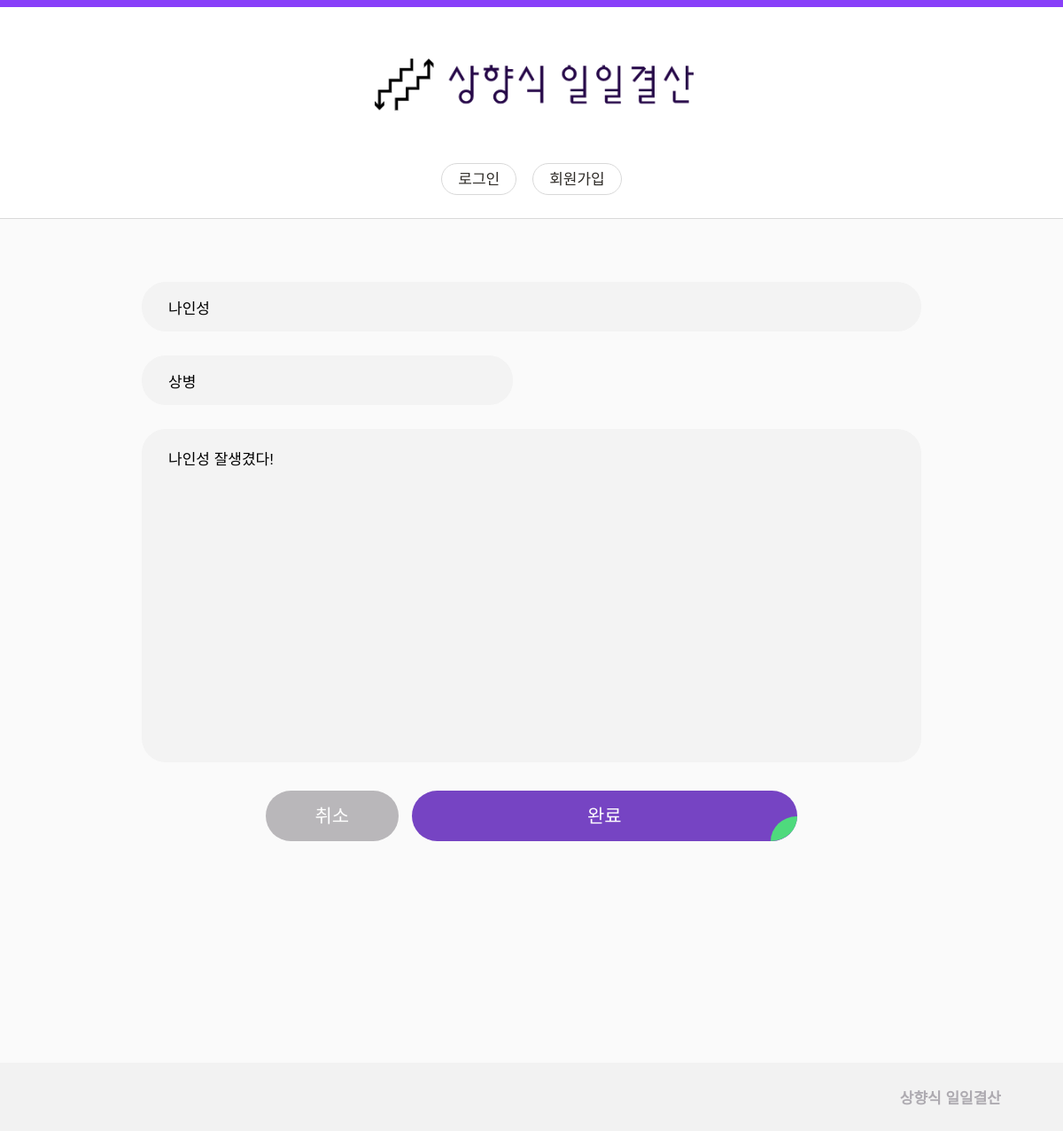
Screenshot of /posts/2/edit/ with the database file from the repository.
### podomarket/models.py (models this page shows, shortened)
class Post(models.Model):
    dt_created = models.DateTimeField(auto_now_add=True)
    dt_updated = models.DateTimeField(auto_now=True)
    author = models.ForeignKey(User,on_delete=models.SET_NULL,null=True)
    platoon_member = models.CharField(max_length=10)
    platoon_member_rank = models.CharField(max_length=2,unique=False,null=True,validators=[include_rank])
    content = models.TextField(null=True)

### podomarket/views.py (the view, shortened to what this page needs)
# urls.py: path('posts/<int:post_id>/edit/', views.PostUpdateView.as_view(), name='post-update'),
class PostUpdateView(UpdateView):
    model = Post
    form_class = PostForm
    template_name = 'podomarket/post_form.html'
    pk_url_kwarg = 'post_id'

### podomarket/forms.py
class PostForm(forms.ModelForm):
    class Meta:
        model = Post
        fields = [
            'platoon_member',
            'platoon_member_rank',
            'content',
        ]

### podomarket/templates/podomarket/post_form.html (shortened to what this page needs)
{% extends "podomarket_base/base_with_navbar.html" %}
{% load widget_tweaks %}
{% block content %}
<form class="post-form" method="post" autocomplete="off" enctype="multipart/form-data">
  <div class="title">
    {{ form.platoon_member|add_class:"podo-input"|add_error_class:"error"|attr:"placeholder:소대원" }}
  </div>
  <div class="price">
    {{ form.platoon_member_rank|add_class:"podo-input"|add_error_class:"error"|attr:"placeholder:계급" }}
  </div>
  <div class="detail">
    {{ form.content|add_class:"podo-input"|add_error_class:"error"|attr:"placeholder:상세 정보" }}
    </div>
  <div class="buttons">
    <a class="podo-button large secondary cancel" href="{% if post %}{% url 'post-detail' post.id %}{% else %}{% url 'index' %}{% endif %}">취소</a>
    <button class="podo-button large primary submit" type="submit">완료</button>
  </div>
</form>
{% endblock content %}

### podomarket/static/podomarket/styles/style.css (style rules this page uses)
:root { --text: #403a45; --border: #979797; --light-border: #e3e1dc; --max-post-width: 880px; --max-content-width: 1060px; --body-background: #fafafa; --site-header-background: #ffffff; --site-body-border-top: #883ff9; --site-header-border-bottom: #d9d9d9; --site-header-user-menu-hover: #7644c3; --site-header-guest-menu: #d9d9d9; --site-foooter: #adaab0; --site-footer-background: #f2f2f2; --post-list-meta: #706e6c; --post-list-pagination: #ffffff; --post-list-pagination-background: #7644c3; --post-detail-date: #706e6c; --post-sold: #b9b7ba; --profile-pic-placeholder: #f3f3f3; --post-status: #ffffff; --post-status-background: #b9b7ba; }
* { box-sizing: border-box; }
body { display: flex; flex-direction: column; min-height: 100vh; margin: 0; color: var(--text); font-size: 17px; word-break: keep-all; background-color: var(--body-background); }
body.with-border { border-top: 8px solid var(--site-body-border-top); }
.post-form { display: grid; width: 100%; max-width: var(--max-post-width); margin: 71px auto 250px; grid-template-columns: repeat(2, 1fr); gap: 27px 43px; }
.post-form > .title, .post-form > .detail, .post-form > .file, .post-form > .is-sold, .post-form > .buttons { grid-column: span 2; }
.post-form .price, .post-form .condition { grid-column: span 1; }
.post-form .buttons { display: flex; max-width: 600px; width: 100%; margin: 0 auto; }
.post-form .buttons > .cancel { flex-grow: 1; margin-right: 15px; }
.post-form .buttons > .submit { flex-grow: 6; }

### podomarket/static/podomarket/styles/theme.css (style rules this page uses)
* { font-family: 'Spoqa Han Sans Neo', sans-serif; }
:root { --text: #2f2c28; --link: #7644c3; --button: #fff; --button-background: #7644c3; --button-decoration: #4eda7d; --button-hover-background: #9264d8; --button-hover-decoration: #89efab; --button-negative-background: #d62f50; --button-negative-hover: #fcd3d3; --button-secondary-background: #b9b7ba; --button-secondary-hover: #e0e0e0; --button-purple: #552899; --button-purple-background: #e4d4fa; --button-darkpurple-background: #552899; --button-darkgray-background: #c6c6cc; --input-background: #f3f3f3; --input-placeholder: #8a95a0; --input-focus-background: #f5f0fc; --input-focus-border: #7644c3; --input-error: #e6584e; --input-error-background: #fcf1f0; --input-error-border: #d62f50; --chip-primary: #7644c3; --chip-primary-background: #f5f0fc; --chip-primary-border: #7644c3; --chip-border: #d9d9d9; --card-background: #fff; --box-border: #e3e1dc; --box-gray-background: #f3f3f3; --noti-background: #f4f3f6; --noti-purple: #552899; --noti-purple-background: #f5f0fc; --links-divider: #979797; --background-and-color-transition: background-color 0.2s ease, color 0.2s ease; }
* { box-sizing: border-box; }
a { color: var(--text); text-decoration: none; }
a.podo-button { display: inline-block; text-decoration: none; text-align: center; }
.podo-button { position: relative; border: none; border-radius: 9999px; transition: var(--background-and-color-transition); cursor: pointer; background-color: var(--button-background); color: var(--button); font-weight: 500; }
.podo-button.primary::after { content: ' '; position: absolute; left: calc(100% - 20px); top: 50%; bottom: 0; right: 0; background-color: var(--button-decoration); border-radius: 100% 0% 100% 0% / 100% 0% 100% 0%; transition: var(--background-and-color-transition); }
.podo-button.primary.large::after { left: calc(100% - 30px); }
.podo-button.negative::after, .podo-button.secondary::after { display: none; }
.podo-button.secondary { background-color: var(--button-secondary-background); }
.podo-button, .podo-button.medium { padding: 14px; font-size: 17px; line-height: 17px; }
.podo-button.large { padding: 18px 27px; font-size: 21px; line-height: 21px; }
.podo-input { width: 100%; padding: 17px 29px 17px; border: 1px solid transparent; border-radius: 27px; outline: none; font-size: 17px; line-height: 17px; background-color: var(--input-background); }
textarea.podo-input { resize: none; line-height: 2; }
.podo-input:placeholder { color: var(--input-placeholder); }

### rows the page displays
Post: platoon_member "나인성", platoon_member_rank "상병", content "나인성 잘생겼다!"
